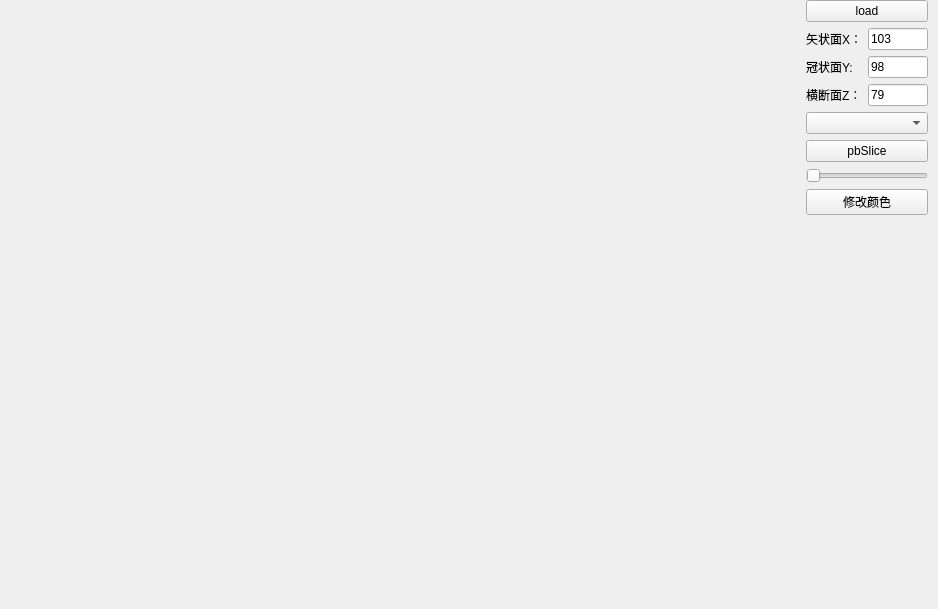
<?xml version="1.0" encoding="UTF-8"?>
<ui version="4.0">
 <class>MainWidget</class>
 <widget class="QWidget" name="MainWidget">
  <property name="geometry">
   <rect>
    <x>0</x>
    <y>0</y>
    <width>938</width>
    <height>609</height>
   </rect>
  </property>
  <property name="windowTitle">
   <string>MainWindow</string>
  </property>
  <widget class="QWidget" name="horizontalLayoutWidget">
   <property name="geometry">
    <rect>
     <x>0</x>
     <y>0</y>
     <width>985</width>
     <height>611</height>
    </rect>
   </property>
   <layout class="QHBoxLayout" name="horizontalLayout">
    <property name="spacing">
     <number>6</number>
    </property>
    <property name="sizeConstraint">
     <enum>QLayout::SetNoConstraint</enum>
    </property>
    <property name="leftMargin">
     <number>0</number>
    </property>
    <property name="topMargin">
     <number>0</number>
    </property>
    <property name="rightMargin">
     <number>0</number>
    </property>
    <property name="bottomMargin">
     <number>0</number>
    </property>
    <item>
     <widget class="QWidget" name="w_glwindow" native="true">
      <property name="minimumSize">
       <size>
        <width>800</width>
        <height>600</height>
       </size>
      </property>
      <property name="maximumSize">
       <size>
        <width>800</width>
        <height>600</height>
       </size>
      </property>
     </widget>
    </item>
    <item>
     <layout class="QVBoxLayout" name="verticalLayout">
      <property name="spacing">
       <number>0</number>
      </property>
      <property name="leftMargin">
       <number>0</number>
      </property>
      <property name="topMargin">
       <number>0</number>
      </property>
      <property name="rightMargin">
       <number>0</number>
      </property>
      <property name="bottomMargin">
       <number>0</number>
      </property>
     </layout>
    </item>
    <item>
     <layout class="QVBoxLayout" name="verticalLayout_2">
      <item>
       <widget class="QPushButton" name="pbload">
        <property name="minimumSize">
         <size>
          <width>120</width>
          <height>0</height>
         </size>
        </property>
        <property name="text">
         <string>load</string>
        </property>
       </widget>
      </item>
      <item>
       <layout class="QFormLayout" name="formLayout_2">
        <item row="0" column="0">
         <widget class="QLabel" name="label_4">
          <property name="text">
           <string>矢状面X：</string>
          </property>
         </widget>
        </item>
        <item row="0" column="1">
         <widget class="QLineEdit" name="leSliceX">
          <property name="maximumSize">
           <size>
            <width>60</width>
            <height>30</height>
           </size>
          </property>
          <property name="text">
           <string>103</string>
          </property>
         </widget>
        </item>
        <item row="1" column="0">
         <widget class="QLabel" name="label_5">
          <property name="text">
           <string>冠状面Y:</string>
          </property>
         </widget>
        </item>
        <item row="1" column="1">
         <widget class="QLineEdit" name="leSliceY">
          <property name="maximumSize">
           <size>
            <width>60</width>
            <height>16777215</height>
           </size>
          </property>
          <property name="text">
           <string>98</string>
          </property>
         </widget>
        </item>
        <item row="2" column="1">
         <widget class="QLineEdit" name="leSliceZ">
          <property name="maximumSize">
           <size>
            <width>60</width>
            <height>16777215</height>
           </size>
          </property>
          <property name="text">
           <string>79</string>
          </property>
         </widget>
        </item>
        <item row="2" column="0">
         <widget class="QLabel" name="label_6">
          <property name="text">
           <string>横断面Z：</string>
          </property>
         </widget>
        </item>
       </layout>
      </item>
      <item>
       <widget class="QComboBox" name="cbSliceDirection"/>
      </item>
      <item>
       <widget class="QPushButton" name="pbSlice">
        <property name="text">
         <string>pbSlice</string>
        </property>
       </widget>
      </item>
      <item>
       <widget class="QSlider" name="hzSlider">
        <property name="maximum">
         <number>255</number>
        </property>
        <property name="orientation">
         <enum>Qt::Horizontal</enum>
        </property>
       </widget>
      </item>
      <item>
       <widget class="QPushButton" name="pbChangeColor">
        <property name="text">
         <string>修改颜色</string>
        </property>
       </widget>
      </item>
      <item>
       <spacer name="verticalSpacer">
        <property name="orientation">
         <enum>Qt::Vertical</enum>
        </property>
        <property name="sizeHint" stdset="0">
         <size>
          <width>20</width>
          <height>40</height>
         </size>
        </property>
       </spacer>
      </item>
     </layout>
    </item>
    <item>
     <spacer name="horizontalSpacer">
      <property name="orientation">
       <enum>Qt::Horizontal</enum>
      </property>
      <property name="sizeHint" stdset="0">
       <size>
        <width>40</width>
        <height>20</height>
       </size>
      </property>
     </spacer>
    </item>
   </layout>
  </widget>
 </widget>
 <resources/>
 <connections/>
</ui>
